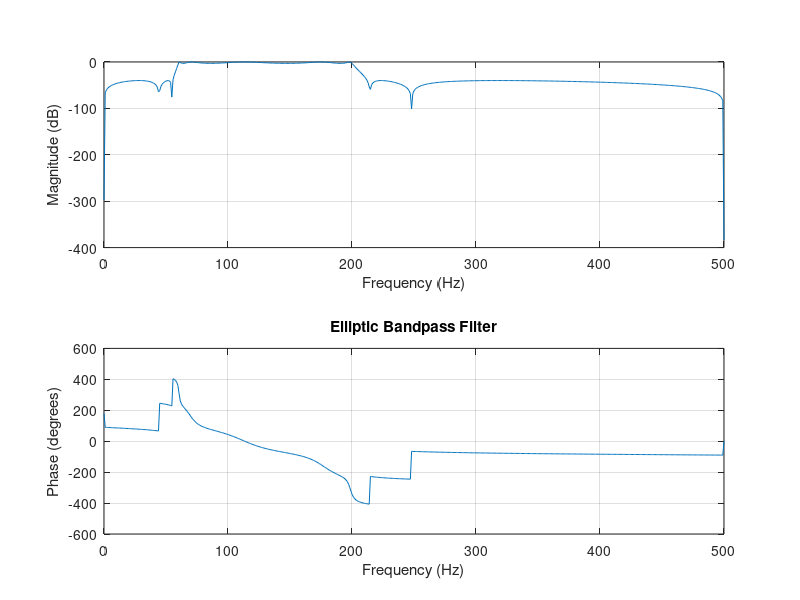

Write MATLAB code to recreate this figure.
Wp = [60 200]/500; Ws = [50 250]/500;
Rp = 3; Rs = 40;
[n,Wp] = ellipord(Wp,Ws,Rp,Rs)
% Returns n =5 Wp =[0.1200    0.4000]
[b,a] = ellip(n,Rp,Rs,Wp);
freqz(b,a,512,1000);
title('Elliptic Bandpass Filter')
